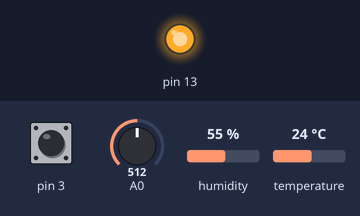
Bench run of a sketch on a simulated Arduino Uno, built with avr-gcc and run on an emulated ATmega328P. On the bench: output pins drawn as LEDs (lit = HIGH). The test bench sets the inputs (shaded band); at power-on: pin 3 HIGH, A0 = 512, humidity 55 %, temperature 24 °C. What the sketch prints to the serial monitor is not drawn.

Above: at 0.1 s.
Timing chart, 0 to 1.6 s (numbered marks = the images above):
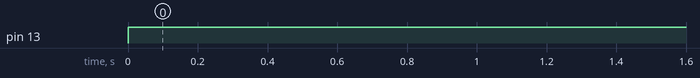

Measured:
- by itself, pin 13: LOW → HIGH at 0.00 s

The sketch:

mini_project_code.ino
```cpp
#include <Adafruit_Sensor.h>
#include <DHT.h>
#include <DHT_U.h>
#define DHTTYPE DHT11
  // DHT 11
#define DHTPIN 5
DHT_Unified dht(DHTPIN, DHTTYPE);
uint32_t delayMS;
#include <SPI.h>
#include <Adafruit_GFX.h>
#include <Adafruit_SSD1306.h>


int sensorValue;
int digitalValue;
int sensePin = A5;
float outVo=0;
float sigVolt=0;
float dustLevel=0;

void setup()
{
  Serial.begin(9600); // sets the serial port to 9600
  dht.begin();
  sensor_t sensor;
  delayMS = sensor.min_delay / 1000;
  pinMode(13, OUTPUT);
  pinMode(2, INPUT);
  outVo = analogRead(sensePin);
  sigVolt = outVo*(5.0/1024);
  dustLevel = 0.17 * sigVolt - 0.1;
}

void loop()
{
  sensorValue = analogRead(0); // read analog input pin 0
  digitalValue = digitalRead(3);
  if (sensorValue > 400)
  {
    digitalWrite(13, HIGH);
  }
  else
    digitalWrite(13, LOW);


  Serial.print("-");
  Serial.print("The Quality of air is :");
  Serial.print(sensorValue, DEC);
  Serial.println(" ppm");// prints the value read
  Serial.print("The value of the MQ135 Digital sensor is :");
  Serial.println(digitalValue, DEC);
  if(digitalValue == 0){
    Serial.println("No Harmful Gases Detected");
  }
  else{
    Serial.println("HarmfulGases Detected");
  }
  sensors_event_t event;
  dht.temperature().getEvent(&event);
  Serial.print(F("Temperature: "));
  Serial.print(event.temperature);
  Serial.println(F("°C"));
  dht.humidity().getEvent(&event);
  Serial.print(F("Humidity: "));
  Serial.print(event.relative_humidity);
  Serial.println(F("%"));


  Serial.print("The value from the sensor is :");
  Serial.println(outVo);
  Serial.print("The value signal voltage :");
  Serial.println(sigVolt,4);


  Serial.print("The Dust Density is :");
  Serial.println(dustLevel,4);

  delay(delayMS);
  delay(1000); // wait 100ms for next reading
}
```
